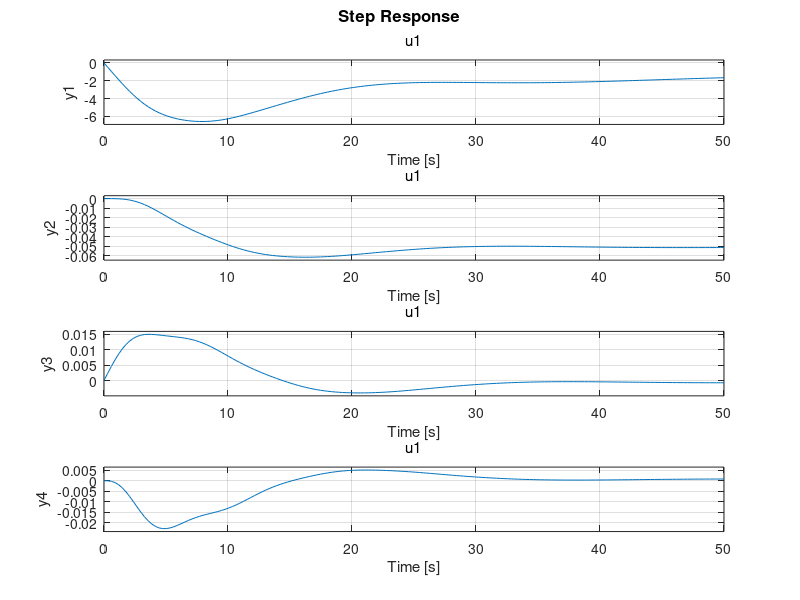

This chart was generated by the following MATLAB code:
% Boeing 747 Longitudinal example from Etkin

close all

theta0 = 0.0;
u0     = 774.0;
Ahat = [ -0.00686854   0.01394951    0.0           -32.2   0.0
         -0.09052721  -0.31506319  773.97653828      0.0   0.0
          0.00011865  -0.00102552   -0.42843608      0.0   0.0
          0.0          0.0           1.0             0.0   0.0
          1.0          0.0           0.0             0.0   0.0 ];
Bhat = [  -0.000187   9.66
         -17.85       0.0
          -1.158      0.0
           0.0        0.0
           0.0        0.0  ];

[V,D]=eig(Ahat(1:4,1:4));

T=2*pi./imag(diag(D));
thalf=log(2)./abs(real(diag(D)));
nhalf=(log(2)/(2*pi))*abs(imag(diag(D)))./abs(real(diag(D)));

% Set up linear time invariant system (LTI)

% PID control for following commanded delta_u = 0

k=[0.005 0.0001 0.015]

%k=[0.0108 .0045 0.018]
% Ziegler Nichols
% k0=0.018 T0=8
%k=[0.0081  0.0027 0]

Chat=[1 0 0 0 0
      0 0 0 0 1
      Ahat(1,:) ];

Aloop=Ahat-Bhat(:,1)*k*Chat

Bloop=(-1/6)*Bhat(:,2);

C = [1    0   0  0  0        % u
     0 -1/u0  0  1  0        % -alpha+theta=gamma
        -k*Chat              % delta_e
     0  1/u0  0  0  0   ];   % alpha

D=zeros(1,1);

sys=ss(Aloop,Bloop,C,D);

step(sys,50)
%step(sys,100)
%figure
%bode(sys,{0.01 10})
%figure
%impulse(sys)

